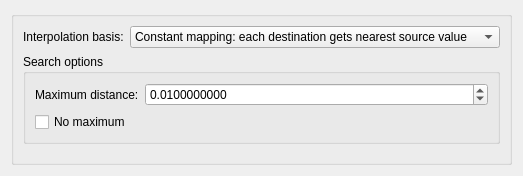
<?xml version="1.0" encoding="UTF-8"?>
<ui version="4.0">
 <class>BuildMappingMatrix</class>
 <widget class="QDialog" name="BuildMappingMatrix">
  <property name="geometry">
   <rect>
    <x>0</x>
    <y>0</y>
    <width>489</width>
    <height>176</height>
   </rect>
  </property>
  <property name="sizePolicy">
   <sizepolicy hsizetype="Fixed" vsizetype="Fixed">
    <horstretch>0</horstretch>
    <verstretch>0</verstretch>
   </sizepolicy>
  </property>
  <property name="minimumSize">
   <size>
    <width>0</width>
    <height>0</height>
   </size>
  </property>
  <property name="windowTitle">
   <string>Dialog</string>
  </property>
  <layout class="QVBoxLayout" name="verticalLayout">
   <item>
    <widget class="QGroupBox" name="groupBox">
     <property name="title">
      <string/>
     </property>
     <layout class="QFormLayout" name="formLayout">
      <property name="fieldGrowthPolicy">
       <enum>QFormLayout::AllNonFixedFieldsGrow</enum>
      </property>
      <item row="0" column="0">
       <widget class="QLabel" name="label_3">
        <property name="text">
         <string>Interpolation basis:</string>
        </property>
       </widget>
      </item>
      <item row="0" column="1">
       <widget class="QComboBox" name="methodComboBox_">
        <item>
         <property name="text">
          <string>Constant mapping: each destination gets nearest source value</string>
         </property>
        </item>
        <item>
         <property name="text">
          <string>Constant mapping: each source projects to just one destination</string>
         </property>
        </item>
        <item>
         <property name="text">
          <string>Linear (&quot;weighted&quot;)</string>
         </property>
        </item>
       </widget>
      </item>
      <item row="3" column="0" colspan="2">
       <widget class="QGroupBox" name="groupBox_2">
        <property name="minimumSize">
         <size>
          <width>0</width>
          <height>0</height>
         </size>
        </property>
        <property name="title">
         <string>Search options</string>
        </property>
        <layout class="QFormLayout" name="formLayout_2">
         <property name="fieldGrowthPolicy">
          <enum>QFormLayout::AllNonFixedFieldsGrow</enum>
         </property>
         <item row="1" column="0">
          <widget class="QLabel" name="maxDistanceLabel_">
           <property name="text">
            <string>Maximum distance:</string>
           </property>
          </widget>
         </item>
         <item row="1" column="1">
          <widget class="QDoubleSpinBox" name="maxDistanceSpinBox_">
           <property name="decimals">
            <number>10</number>
           </property>
           <property name="maximum">
            <double>999999999.000000000000000</double>
           </property>
           <property name="singleStep">
            <double>0.000100000000000</double>
           </property>
           <property name="value">
            <double>0.010000000000000</double>
           </property>
          </widget>
         </item>
         <item row="2" column="0">
          <widget class="QCheckBox" name="noMaxCheckBox_">
           <property name="text">
            <string>No maximum</string>
           </property>
          </widget>
         </item>
        </layout>
       </widget>
      </item>
     </layout>
     <zorder>methodComboBox_</zorder>
     <zorder>label_3</zorder>
     <zorder>groupBox_2</zorder>
    </widget>
   </item>
  </layout>
 </widget>
 <resources/>
 <connections>
  <connection>
   <sender>noMaxCheckBox_</sender>
   <signal>toggled(bool)</signal>
   <receiver>maxDistanceSpinBox_</receiver>
   <slot>setDisabled(bool)</slot>
   <hints>
    <hint type="sourcelabel">
     <x>70</x>
     <y>139</y>
    </hint>
    <hint type="destinationlabel">
     <x>187</x>
     <y>114</y>
    </hint>
   </hints>
  </connection>
 </connections>
</ui>
